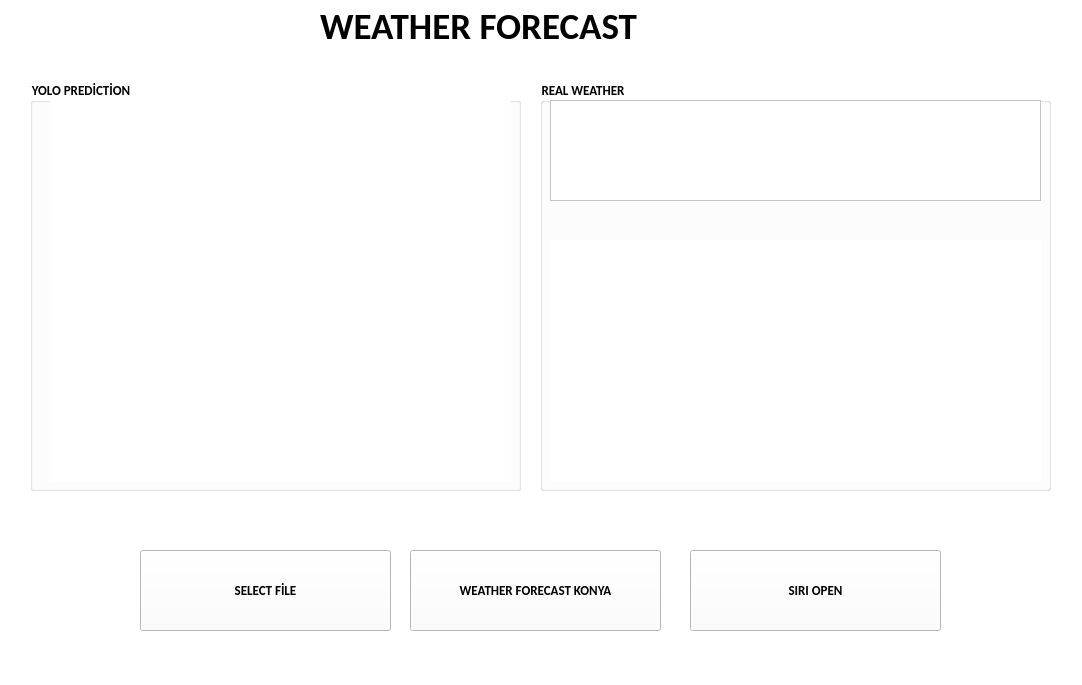
<?xml version="1.0" encoding="UTF-8"?>
<ui version="4.0">
 <class>MainWindow</class>
 <widget class="QMainWindow" name="MainWindow">
  <property name="geometry">
   <rect>
    <x>0</x>
    <y>0</y>
    <width>1082</width>
    <height>685</height>
   </rect>
  </property>
  <property name="windowTitle">
   <string>MainWindow</string>
  </property>
  <property name="styleSheet">
   <string notr="true">background-color: rgb(255, 255, 255)</string>
  </property>
  <widget class="QWidget" name="centralwidget">
   <widget class="QLabel" name="label">
    <property name="geometry">
     <rect>
      <x>320</x>
      <y>0</y>
      <width>521</width>
      <height>51</height>
     </rect>
    </property>
    <property name="font">
     <font>
      <family>Calibri</family>
      <pointsize>28</pointsize>
      <weight>75</weight>
      <bold>true</bold>
     </font>
    </property>
    <property name="text">
     <string>WEATHER FORECAST </string>
    </property>
   </widget>
   <widget class="QPushButton" name="btn_dosyasec">
    <property name="geometry">
     <rect>
      <x>140</x>
      <y>550</y>
      <width>251</width>
      <height>81</height>
     </rect>
    </property>
    <property name="font">
     <font>
      <family>Calibri</family>
      <pointsize>10</pointsize>
      <weight>75</weight>
      <bold>true</bold>
     </font>
    </property>
    <property name="styleSheet">
     <string notr="true">background-color: rgb(255, 255, 255)</string>
    </property>
    <property name="text">
     <string>SELECT FİLE</string>
    </property>
   </widget>
   <widget class="QGroupBox" name="groupBox">
    <property name="geometry">
     <rect>
      <x>30</x>
      <y>80</y>
      <width>491</width>
      <height>411</height>
     </rect>
    </property>
    <property name="font">
     <font>
      <family>Calibri</family>
      <pointsize>10</pointsize>
      <weight>75</weight>
      <bold>true</bold>
     </font>
    </property>
    <property name="title">
     <string>YOLO PREDİCTİON</string>
    </property>
    <widget class="QLabel" name="label_yolo">
     <property name="geometry">
      <rect>
       <x>20</x>
       <y>20</y>
       <width>461</width>
       <height>381</height>
      </rect>
     </property>
     <property name="text">
      <string/>
     </property>
    </widget>
   </widget>
   <widget class="QGroupBox" name="groupBox_2">
    <property name="geometry">
     <rect>
      <x>540</x>
      <y>80</y>
      <width>511</width>
      <height>411</height>
     </rect>
    </property>
    <property name="font">
     <font>
      <family>Calibri</family>
      <pointsize>10</pointsize>
      <weight>75</weight>
      <bold>true</bold>
     </font>
    </property>
    <property name="title">
     <string>REAL WEATHER</string>
    </property>
    <widget class="QPlainTextEdit" name="plainTextEdit">
     <property name="geometry">
      <rect>
       <x>10</x>
       <y>20</y>
       <width>491</width>
       <height>101</height>
      </rect>
     </property>
     <property name="font">
      <font>
       <family>Calibri</family>
       <pointsize>20</pointsize>
       <weight>75</weight>
       <bold>true</bold>
      </font>
     </property>
     <property name="styleSheet">
      <string notr="true">background-color:rgb(255, 255, 255)</string>
     </property>
    </widget>
    <widget class="QLabel" name="label_2">
     <property name="geometry">
      <rect>
       <x>10</x>
       <y>160</y>
       <width>491</width>
       <height>241</height>
      </rect>
     </property>
     <property name="text">
      <string/>
     </property>
    </widget>
   </widget>
   <widget class="QPushButton" name="bbtn_siriac">
    <property name="geometry">
     <rect>
      <x>690</x>
      <y>550</y>
      <width>251</width>
      <height>81</height>
     </rect>
    </property>
    <property name="font">
     <font>
      <family>Calibri</family>
      <pointsize>10</pointsize>
      <weight>75</weight>
      <bold>true</bold>
     </font>
    </property>
    <property name="styleSheet">
     <string notr="true">background-color: rgb(255, 255, 255)</string>
    </property>
    <property name="text">
     <string>SIRI OPEN</string>
    </property>
   </widget>
   <widget class="QPushButton" name="bbtn_siriac_2">
    <property name="geometry">
     <rect>
      <x>410</x>
      <y>550</y>
      <width>251</width>
      <height>81</height>
     </rect>
    </property>
    <property name="font">
     <font>
      <family>Calibri</family>
      <pointsize>10</pointsize>
      <weight>75</weight>
      <bold>true</bold>
     </font>
    </property>
    <property name="styleSheet">
     <string notr="true">background-color: rgb(255, 255, 255)</string>
    </property>
    <property name="text">
     <string>WEATHER FORECAST KONYA</string>
    </property>
   </widget>
  </widget>
  <widget class="QMenuBar" name="menubar">
   <property name="geometry">
    <rect>
     <x>0</x>
     <y>0</y>
     <width>1082</width>
     <height>26</height>
    </rect>
   </property>
  </widget>
  <widget class="QStatusBar" name="statusbar"/>
 </widget>
 <resources/>
 <connections/>
</ui>
